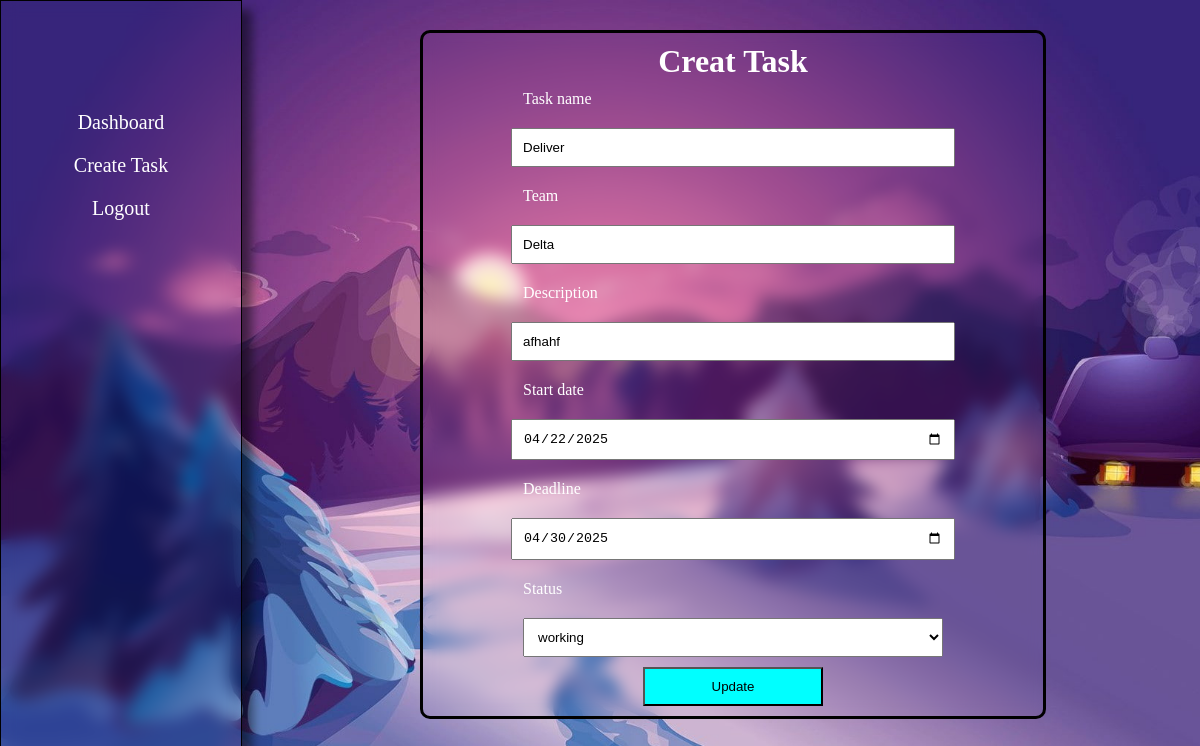
The app's page /update.php?id=1 (signed in) with its own data.
### tables this page shows
CREATE TABLE IF NOT EXISTS `tasks` (
  `id` int UNSIGNED NOT NULL AUTO_INCREMENT,
  `task` varchar(255) NOT NULL,
  `team` varchar(255) NOT NULL,
  `description` text,
  `startdate` date NOT NULL,
  `deadline` date NOT NULL,
  `status` varchar(100) NOT NULL,
  `checked` tinyint(1) DEFAULT '0',
  PRIMARY KEY (`id`)
);

### update.php (the view, shortened to what this page needs)
<?php
include('db.php');
$tasks = null;
if (isset($_GET['id'])) {
    $id = $_GET['id'];
    $stmt = $conn->prepare("SELECT * FROM tasks WHERE id = ?");
    $stmt -> bind_param("i",$id);
    $stmt -> execute();
    $result = $stmt->get_result();
    $tasks = $result->fetch_assoc();
}
?>
<!DOCTYPE html>
<html lang="en">
<head>
    <link rel="stylesheet" href="style.css">
</head>
<body>
    <div class="side-nav">
        <ul class="nav-list">
            <li><a href="dashboard.php">Dashboard</a></li>
            <li><a href="createTask.php">Create Task</a></li>
            <li><a href="#">Logout</a></li>
        </ul>
    </div>
    <div class="task-form">
        <h1>Creat Task</h1>
        <form action="update.php?id=<?php echo $tasks['id'];?>" method="POST">
            <label>Task name</label>
            <input type="text" name="task" value="<?php echo htmlspecialchars($tasks['task'])?>" required>
            <label>Team</label>
            <input type="text" name="team" value="<?php echo htmlspecialchars($tasks['team'])?>" require>
            <label>Description</label>
            <input type="text" name="description" value="<?php echo htmlspecialchars($tasks['description'])?>" require>
            <label>Start date</label>
            <input type="date" name="startdate" value="<?php echo htmlspecialchars($tasks['startdate'])?>" require>
            <label>Deadline</label>
            <input type="date" name="deadline" value="<?php echo htmlspecialchars($tasks['deadline'])?>" require>
            <label>Status</label>
            <select name="status" value="<?php echo htmlspecialchars($tasks['status'])?>" require>
                <option value="working">working</option>
            </select>
            <center>
                <button type="submit">Update</button>
            </center>
        </form>
    </div>
</body>
</html>

### style.css (style rules this page uses)
* { margin: 0 auto; }
body { background-image: url("233847739-219cb494-c265-4554-820a-bd3424c59065.jpg"); background-position: center; background-repeat: no-repeat; background-attachment: fixed; background-size: cover; }
.side-nav { backdrop-filter: blur(8px); border-style: solid; border-width: 1px; box-shadow: 10px 10px 10px rgba(0, 0, 0, 0.5); position: fixed; width: 20%; height: 100vh; left: 0; top: 0; display: flex; }
.side-nav ul { width: 100%; height: 100vh; list-style: none; margin: 100px auto; padding-inline-start: 0; }
.side-nav ul li { padding: 10px; text-align: center; color: #ffffff; font-size: 20px; text-decoration: none; }
.side-nav ul li a { text-decoration: none; color: #ffffff; padding: 10px; }
.task-form { width: 50%; margin: 30px 35% auto; display: block; padding: 10px; border-style: solid; backdrop-filter: blur(8px); border-color: #000000; border-radius: 10px; z-index: 900; }
.task-form h1 { color: white; text-align: center; }
label { width: 70%; padding: 10px; display: block; color: rgb(255, 255, 255); }
.task-form input,select { padding: 10px; width: 70%; display: block; margin: 10px auto; }
.task-form button { width: 30%; padding: 10px; margin: 0 auto; background-color: aqua; }

### records on screen
tasks: task "Deliver", team "Delta", description "afhahf", startdate "04/22/2025", deadline "04/30/2025", status "working"
